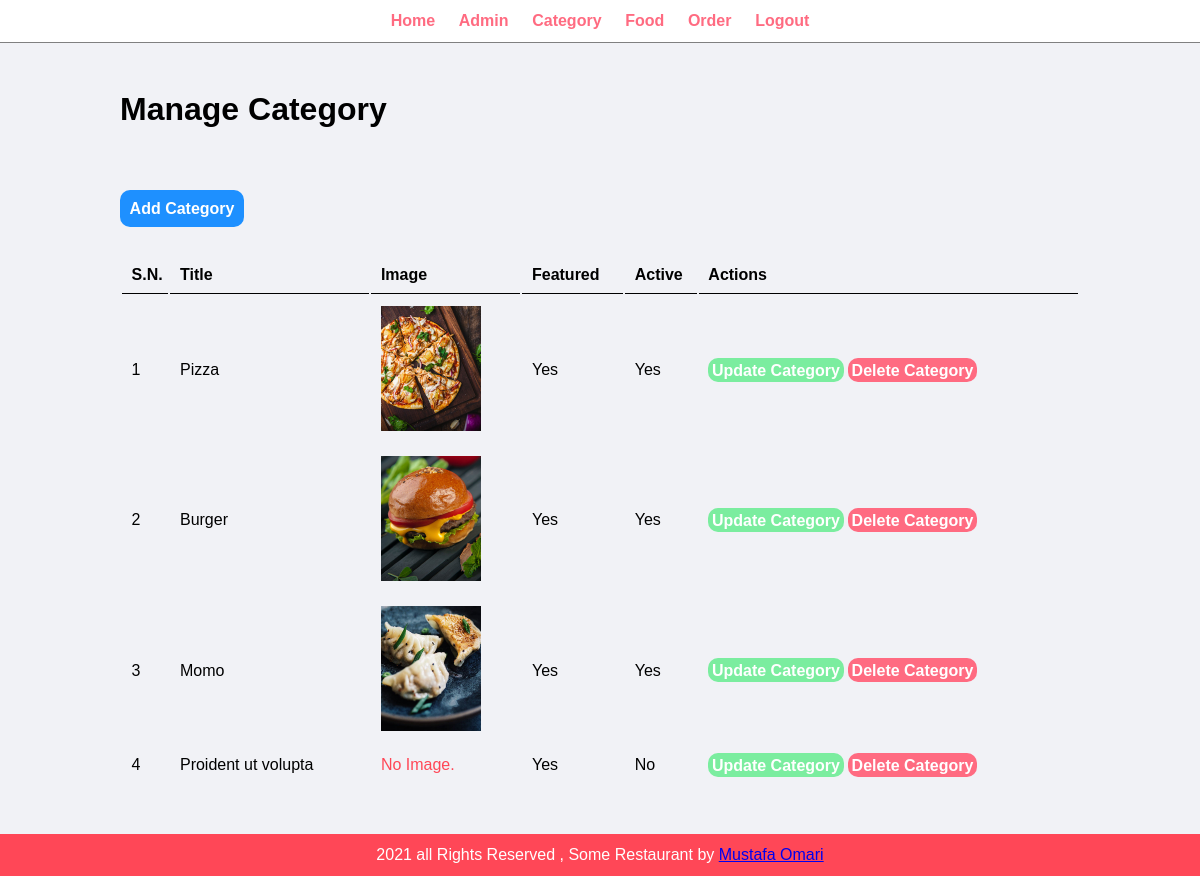
/admin/manage-category.php (signed in), run on the app's committed database.
### tables this page shows
CREATE TABLE `tbl_category` (
  `id` int(10) UNSIGNED NOT NULL,
  `title` varchar(100) NOT NULL,
  `image_name` varchar(255) NOT NULL,
  `featured` varchar(10) NOT NULL,
  `active` varchar(10) NOT NULL
);

### admin/manage-category.php (the view, shortened to what this page needs)
<?php  include('partials\menu.php') ;?>
<div class="main-content">
    <div class="wrapper">
        <h1>Manage Category</h1>
        <br><br>
        <br><br>
        <a href="<?php echo SITEURL ;?>admin/add-category.php" class="btn-primary">Add Category</a>
        <br><br><br>
        <table class="tbl-full">
            <tr>
                <th>S.N.</th>
                <th>Title</th>
                <th>Image</th>
                <th>Featured</th>
                <th>Active</th>
                <th>Actions</th>
            </tr>
            <?php
                $sql = "SELECT * FROM tbl_category";
                $res = mysqli_query($conn ,  $sql);
                $count = mysqli_num_rows($res);
                $sn = 1  ;
                if($count > 0) {
                    while($row = mysqli_fetch_assoc($res)){
                        $id = $row['id'];
                        $title = $row['title'];
                        $image_name = $row['image_name'];
                        $featured = $row['featured'];
                        $active = $row['active'];
                    ?>
                        <tr>
                            <td><?php echo $sn++ ;  ?></td>
                            <td><?php echo $title;  ?></td>
                            <td>
                                <?php
                                    if($image_name!=""){
                                        ?>
                                        <img src="<?php echo SITEURL; ?>images/category/<?php echo $image_name; ?>" width="100px">
                                        <?php
                                    }else {
                                        echo "<div class='error'>No Image.</div>";
                                    }
                                ?>
                            </td>
                            <td><?php echo $featured ; ?></td>
                            <td><?php echo $active ; ?> </td>
                            <td>
                                <a href="<?php echo SITEURL; ?>admin/update-category.php?id=<?php echo $id;?>" class="btn-secondary">Update Category</a>
                                <a href="<?php echo SITEURL; ?>admin/delete-category.php?id=<?php echo $id; ?>&image_name=<?php echo $image_name; ?>" class="btn-danger">Delete Category</a>
                            </td>
                        </tr>
                    <?php }
                }
            ?>
        </table>
    </div>
</div>
<?php  include('partials\footer.php') ;?>

### css/admin.css (style rules this page uses)
* { margin: 0; padding: 0; font-family: Arial, Helvetica, sans-serif; }
.wrapper { padding: 1%; width: 80%; margin: 0 auto; }
.tbl-full { width: 100%; }
table tr th { border-bottom: 1px solid black; padding: 1%; text-align: left; }
table tr td { padding: 1%; }
.btn-primary { background-color: #1e90ff; color: #FFF; padding: 1%; border-radius: 10px; text-decoration: none; font-weight: bold; }
.btn-secondary { background-color: #7bed9f; color: #FFF; padding: 1%; border-radius: 10px; text-decoration: none; font-weight: bold; border: none; }
.btn-danger { background-color: #ff6b81; color: #FFF; padding: 1%; border-radius: 10px; text-decoration: none; font-weight: bold; }
.error { color: #ff4757; }
.main-content { background-color: #f1f2f6; padding: 3% 0 ; }

### data on the page
tbl_category: title "Pizza", image_name (picture), featured "Yes", active "Yes"
tbl_category: title "Burger", image_name (picture), featured "Yes", active "Yes"
tbl_category: title "Momo", image_name (picture), featured "Yes", active "Yes"
tbl_category: title "Proident ut volupta", image_name "No Image.", featured "Yes", active "No"
